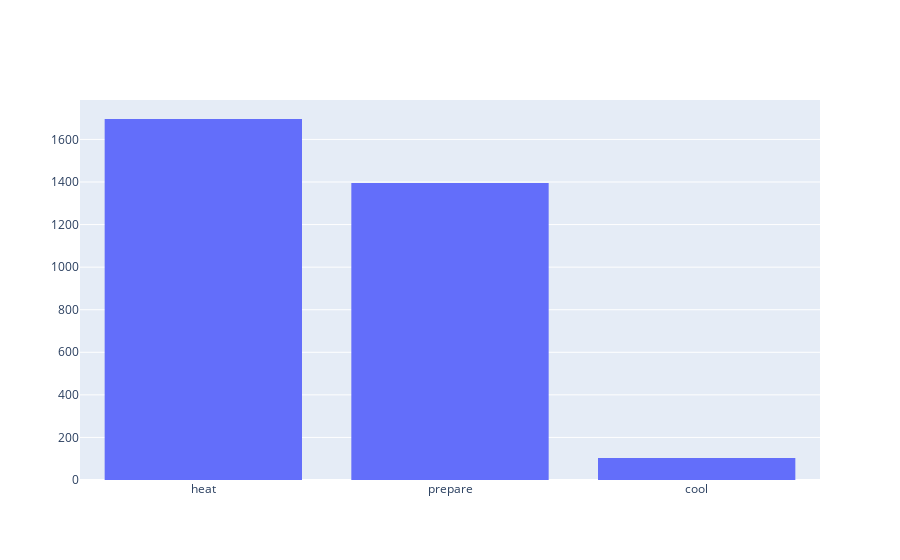

Notebook source saved alongside this figure:
### Code cell
keys, values = EA.m_grouped_act.get_backward_adjacent(EA.Ingredient("onion").to_json())
data = go.Histogram(x=keys, y=values, histfunc="sum")
iplot([data])

### Figure 1 — Plotly figure (JSON) as saved in the notebook; plotly's stock layout.template omitted (floating-point values rounded to 4 significant figures)
{"data": [{"histfunc": "sum", "type": "histogram", "x": ["heat", "prepare", null, "cool"], "y": [1696, 1395, 446, 103]}], "layout": {"autosize": true, "xaxis": {"autorange": true, "range": [-0.5, 2.5], "type": "category"}, "yaxis": {"autorange": true, "range": [0, 1785.0], "type": "linear"}}}
